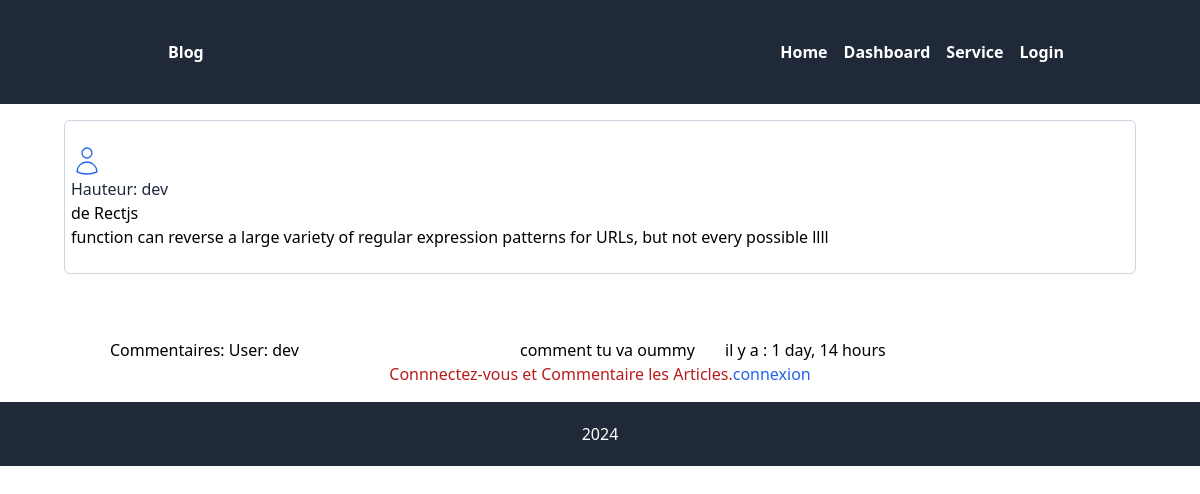
The page /comment_post/113/ on the database its author committed.
### src/models.py (models this page shows, shortened)
class BLog(models.Model):
    user = models.ForeignKey(User, on_delete=models.CASCADE)
    category = models.ForeignKey(CategoryBlog, on_delete=models.CASCADE)
    name = models.CharField(max_length =150, blank=True, null=True)
    Text  = models.TextField(max_length=1000 )
    image = models.ImageField(upload_to="image", blank=True)
    date = models.DateTimeField(auto_now=True)
    likes = models.ManyToManyField(User, related_name='blog_likes', blank=True)

class User(AbstractUser):
    pass

class Comment(models.Model):
    user  = models.ForeignKey(User, on_delete=models.CASCADE)
    post = models.ForeignKey(BLog, on_delete=models.CASCADE)
    content = models.CharField(max_length=234 , blank=False, null=False)
    created_at = models.DateTimeField(auto_now_add=True)

### src/views.py (the view)
# urls.py: path('comment_post/<int:pk>/', views.comment_post, name='comment_post'),
def comment_post(request, pk):
    post = get_object_or_404(BLog, id=pk)
    comment = Comment.objects.filter(post=post).order_by('created_at')
    if request.method == 'POST':
        form  = FormComment(request.POST)
        if form.is_valid():
            new_comment = form.save(commit=False)
            new_comment.post = post
            new_comment.user = request.user
            new_comment.save()
            return redirect(request.META.get('HTTP_REFERER', 'comment_post'))
    else:
       form = FormComment()
    return render(request, 'comment_post.html', {
     'post':post, 'comment':comment, 'form':form
    })

### src/templates/comment_post.html (shortened to what this page needs)
{% extends 'base.html' %}
{% load tailwind_filters %}
{% block content %}
    <div class="flex items-stretch mt-2 m-16 space-x-1 ">
        <div class="px-1.5 py-6 bg-gray-200/150 mt-2 rounded-md w-full border
        border-slate-300">
        <p class="text-slate-800"> Hauteur: {{post.user.username}}</p>
        <p>{{post.name}}</p>
        <p>{{post.Text}}</p>
   </div>
</div>
<div class="container flex justify-center mt-16">
    <div class="grid grid-cols-4 gap-4">
        {% for comments in comment %}
        <p class=> Commentaires: User: {{ comments.user.username }}</p><br>
            <p>{{ comments.content }}</p>
            <p> il y a : {{ comments.created_at| timesince }}</p>
          {% endfor %}
      </div>
  </div>
  {% if user.is_authenticated %}
  <div class=" container flex justify-center ">
    <form action="" hx-post="{% url 'comment_post' post.id %}"  hx-target="body" method="POST">
        {% csrf_token %}
          <div>
           {{ form |crispy }}
          </div>
        <button class="bg-gray-800 px-4 py-2 rounded-md w-32 text-white mt-4" type="submit">Commentaire</button>
    </form>
 </div>
 {% else %}
    <div class="flex justify-center">
      <p  class="text-red-700">Connnectez-vous et  Commentaire les Articles.</p>
      <a class="text-blue-600" href="{% url 'user_login' %}">connexion</a>
    </div>
 {% endif %}
{% endblock content %}

### rows shown on the page
BLog: user.username "dev", name "de Rectjs", Text "function can reverse a large variety of regular expression patterns for URLs, but not every possible llll"
Comment: user.username "dev", content "comment tu va oummy", created_at "1 day, 14 hours"
